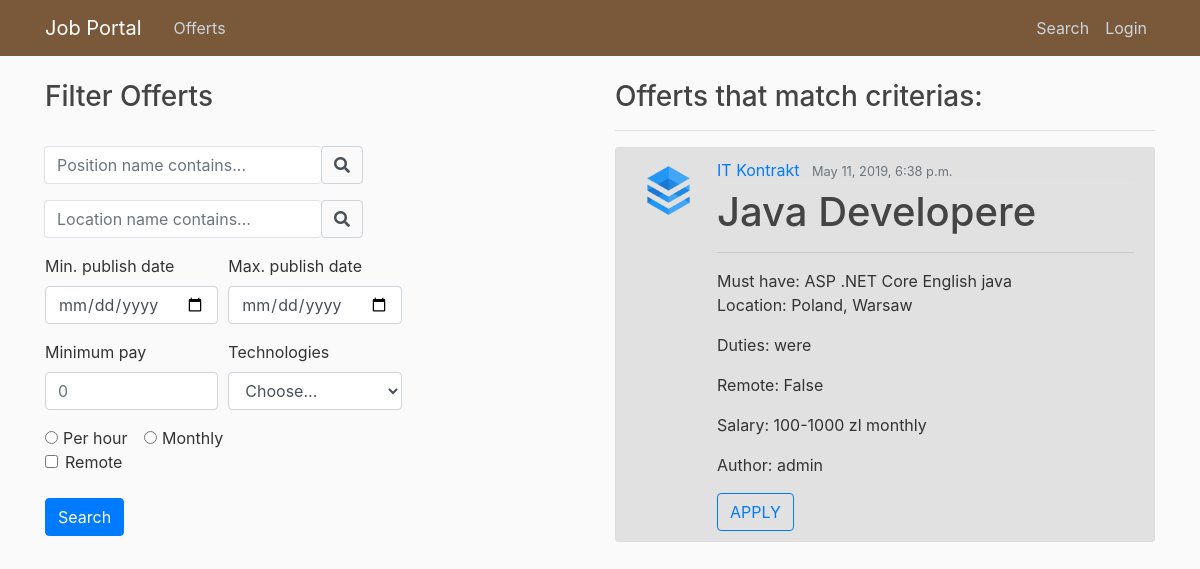
The page /search/ on the database as committed earlier.
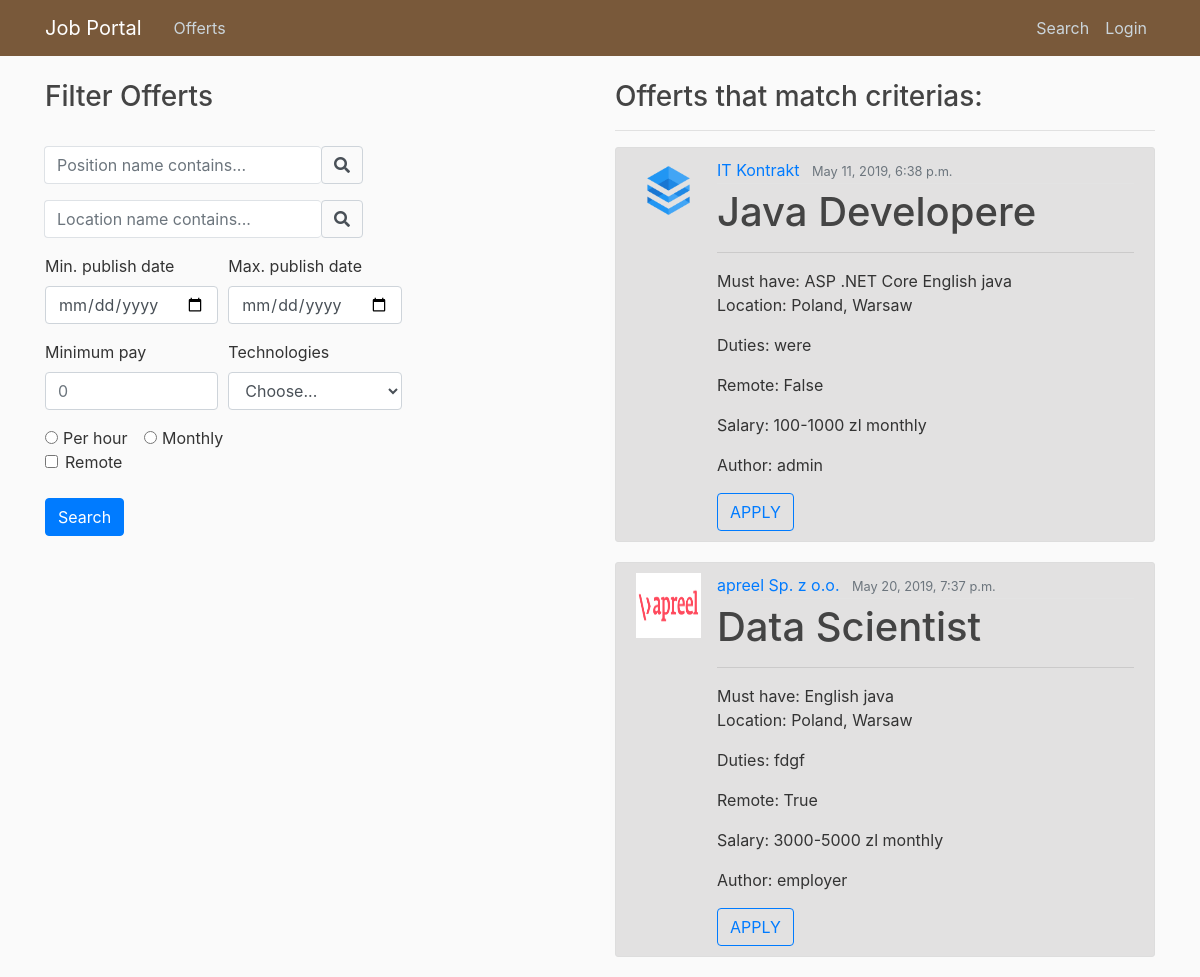
The same page on the database as committed later.
### offerts/models.py (models this page shows, shortened)
class Offert(models.Model):
    author = models.ForeignKey(User, on_delete=models.CASCADE)
    position = models.CharField(max_length = 100)
    agency = models.ForeignKey(Agency, on_delete=models.CASCADE)
    remote = models.BooleanField(default=False)
    sal_types = (
        ('H', 'per hour'),
        ('M', 'monthly'),
    )
    salary_type = models.CharField(
        max_length=1,
        choices=sal_types,
        default='M',
    )
    min_salary = models.IntegerField(default=0)
    max_salary = models.IntegerField(default=0)
    publication_date = models.DateTimeField(auto_now_add = True)
    expiration_date = models.DateField(null=True, default=None)
    must_have = models.ManyToManyField('Tag')
    nice_to_have = models.CharField(max_length = 1000)
    duties = models.CharField(max_length = 1000)
    benefits = models.CharField(max_length = 1000)
    about = models.TextField(null=True)

class Agency(models.Model):
    company = models.ForeignKey(Company, on_delete=models.CASCADE)
    country = models.CharField(max_length = 100)
    location = models.CharField(max_length = 100)
    address = models.CharField(max_length = 200)
    weppage = models.URLField(null=True)
    email = models.EmailField()
    phone = models.CharField(max_length=15)
    class Meta:
        verbose_name_plural = "Agencies"

class Company(models.Model):
    name = models.CharField(max_length = 200, unique=True)
    logo = models.ImageField(upload_to = "logos/", null=True, default=None)
    webpage = models.URLField(null=True)
    about = models.CharField(max_length = 1000)
    class Meta:
        verbose_name_plural = "Companies"

class Tag(models.Model):
    name = models.CharField(max_length = 50)
    def __str__(self):
        return self.name

### search/views.py (the view)
# urls.py: path('', OffertListView.as_view(), name = 'index'),
def index(request):
    qs = Offert.objects.all() # qs -> queryset
    tag_set = Tag.objects.all()
    position = request.GET.get('position_name')
    location = request.GET.get('location_name')
    pub_date_min = request.GET.get('pub_date_min')
    pub_date_max= request.GET.get('pub_date_max')
    min_pay= request.GET.get('pay_min')
    tag = request.GET.get('tags')
    remote = request.GET.get('remoteCheck')
    per_hour = request.GET.get('per_hour');
    monthly = request.GET.get('monthly');
    if is_valid_query(position):
        qs = qs.filter(position__icontains=position)
    if is_valid_query(location):
        qs = qs.filter(agency__location__icontains = location)
    if is_valid_query(min_pay):
        qs = qs.filter(min_salary__gte = min_pay) #gte - greater than or equal
    if is_valid_query(pub_date_min):
        qs = qs.filter(publication_date__gte = pub_date_min)
    if is_valid_query(pub_date_max):
        qs = qs.filter(publication_date__lte = pub_date_max)
    if is_valid_query(tag) and tag != "Choose...":
        qs = qs.filter(must_have__name = tag)
    if remote == 'on':
        qs = qs.filter(remote = True)
    if per_hour == 'on':
        qs = qs.filter(salary_type = 'H')
    elif monthly == 'monthly':
        qs = qs.filter(salary_type = 'M')
    context = {
        'queryset' : qs,
        'tag_set' : tag_set
    }
    return render(request, 'search/index.html', context)

### search/views.py (called while the page is built)
def is_valid_query(param):
    return param != '' and param is not None

### search/templates/search/index.html (shortened to what the changed rows need)
{% extends 'base.html' %}
{% load static %}
    {% block body %}
          <div class="row">
            <div class="col-md-6" id="Matched Offerts">
                         {% if queryset %}
                              {% for offert in queryset %}
                                <article class="media content-section">
                                  <img class="article-img" src="{{offert.agency.company.logo.url}}" alt="logo">
                                  <div class="media-body">
                                      <div class="article-metadata">
                                        <a class="mr-2" href='#'>{{ offert.agency.company.name }}</a>
                                        <small class="text-muted">{{offert.publication_date}}</small>
                                      </div>
                                      <h1><a class="article-title">{{ offert.position }}</a></h1>
                                      <hr>
                                      Must have:
                                        {% for tag in offert.must_have.all %}
                                          {{tag}}
                                        {% endfor %} <br>
                                      <p class="article-content">Location: {{ offert.agency.country }}, {{offert.agency.location }}</p>
                                      <p class="article-content">Duties: {{offert.duties}}</p>
                                      <p class="article-content">Remote: {{offert.remote}}</p>
                                      <p class="article-content">Salary: {{offert.min_salary}}-{{offert.max_salary}} zl  {{ offert.get_salary_type_display }}</p>
                                      <p class="article-content">Author: {{offert.author}} </p>
                                      <a href="#"><button type="button" class="btn btn-outline-primary">APPLY</button></a>
                                </article>
                              {% endfor %}
                              {% else %}
                                <h3>No offerts found.</h3>
                              {% endif %}
            </div>
          </div>
  {% endblock %}

Rows that differ between the two databases and show on the page:
added Offert: agency.company.logo (picture), agency.company.name "apreel Sp. z o.o.", publication_date "May 20, 2019, 7:37 p.m.", position "Data Scientist", agency.country "Poland", agency.location "Warsaw", duties "fdgf", remote "True", min_salary "3000", max_salary "5000", salary_type "monthly", author "employer", Tag (name "English"), Tag (name "java")
